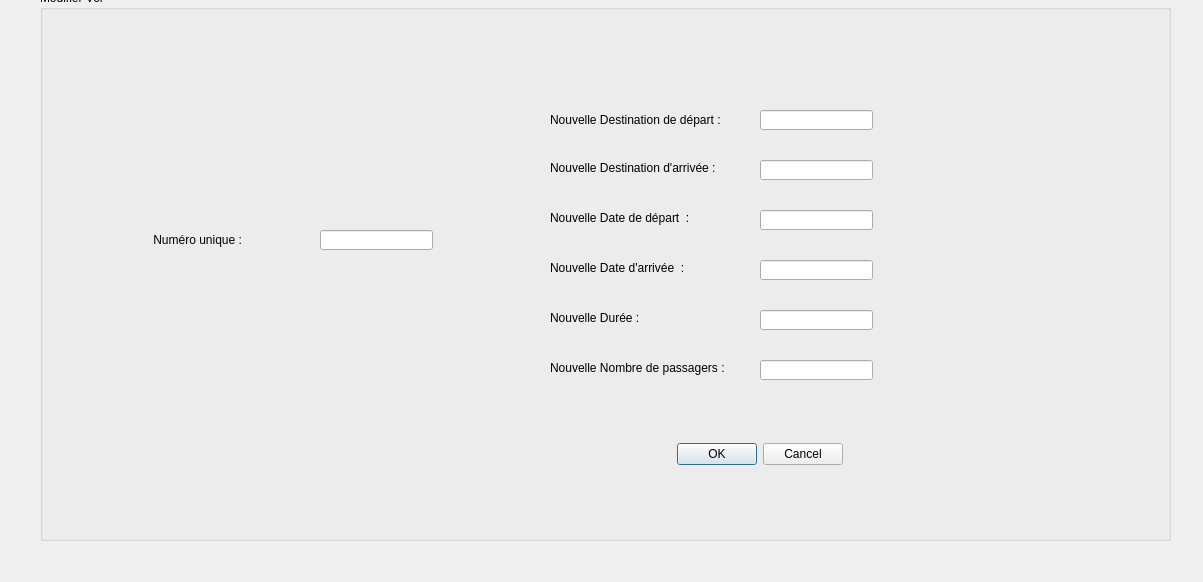
<?xml version="1.0" encoding="UTF-8"?>
<ui version="4.0">
 <class>modifier</class>
 <widget class="QDialog" name="modifier">
  <property name="geometry">
   <rect>
    <x>0</x>
    <y>0</y>
    <width>1203</width>
    <height>582</height>
   </rect>
  </property>
  <property name="windowTitle">
   <string>Dialog</string>
  </property>
  <widget class="QGroupBox" name="groupBox">
   <property name="geometry">
    <rect>
     <x>40</x>
     <y>-10</y>
     <width>1131</width>
     <height>551</height>
    </rect>
   </property>
   <property name="title">
    <string>Modifier Vol</string>
   </property>
   <widget class="QLineEdit" name="valeur1">
    <property name="geometry">
     <rect>
      <x>280</x>
      <y>240</y>
      <width>113</width>
      <height>20</height>
     </rect>
    </property>
    <property name="inputMask">
     <string/>
    </property>
    <property name="maxLength">
     <number>32767</number>
    </property>
   </widget>
   <widget class="QDialogButtonBox" name="validation">
    <property name="geometry">
     <rect>
      <x>610</x>
      <y>450</y>
      <width>193</width>
      <height>28</height>
     </rect>
    </property>
    <property name="standardButtons">
     <set>QDialogButtonBox::Cancel|QDialogButtonBox::Ok</set>
    </property>
   </widget>
   <widget class="QLabel" name="numunique">
    <property name="geometry">
     <rect>
      <x>110</x>
      <y>240</y>
      <width>141</width>
      <height>20</height>
     </rect>
    </property>
    <property name="text">
     <string> Numéro unique :</string>
    </property>
   </widget>
   <widget class="QLineEdit" name="valeur6_2">
    <property name="geometry">
     <rect>
      <x>720</x>
      <y>320</y>
      <width>113</width>
      <height>20</height>
     </rect>
    </property>
    <property name="inputMask">
     <string/>
    </property>
    <property name="maxLength">
     <number>32767</number>
    </property>
   </widget>
   <widget class="QLabel" name="datedarrive_2">
    <property name="geometry">
     <rect>
      <x>510</x>
      <y>270</y>
      <width>161</width>
      <height>16</height>
     </rect>
    </property>
    <property name="text">
     <string>Nouvelle Date d'arrivée  : </string>
    </property>
   </widget>
   <widget class="QLabel" name="datedepart_2">
    <property name="geometry">
     <rect>
      <x>510</x>
      <y>220</y>
      <width>171</width>
      <height>16</height>
     </rect>
    </property>
    <property name="text">
     <string>Nouvelle Date de départ  : </string>
    </property>
   </widget>
   <widget class="QLabel" name="destdepart_2">
    <property name="geometry">
     <rect>
      <x>510</x>
      <y>120</y>
      <width>191</width>
      <height>20</height>
     </rect>
    </property>
    <property name="text">
     <string>Nouvelle Destination de départ : </string>
    </property>
   </widget>
   <widget class="QLabel" name="duree_2">
    <property name="geometry">
     <rect>
      <x>510</x>
      <y>320</y>
      <width>141</width>
      <height>16</height>
     </rect>
    </property>
    <property name="text">
     <string>Nouvelle Durée :</string>
    </property>
   </widget>
   <widget class="QLineEdit" name="valeur3_2">
    <property name="geometry">
     <rect>
      <x>720</x>
      <y>170</y>
      <width>113</width>
      <height>20</height>
     </rect>
    </property>
    <property name="inputMask">
     <string/>
    </property>
    <property name="maxLength">
     <number>32767</number>
    </property>
   </widget>
   <widget class="QLabel" name="destarrive_2">
    <property name="geometry">
     <rect>
      <x>510</x>
      <y>170</y>
      <width>191</width>
      <height>16</height>
     </rect>
    </property>
    <property name="text">
     <string>Nouvelle Destination d'arrivée : </string>
    </property>
   </widget>
   <widget class="QLineEdit" name="valeur5_2">
    <property name="geometry">
     <rect>
      <x>720</x>
      <y>270</y>
      <width>113</width>
      <height>20</height>
     </rect>
    </property>
    <property name="inputMask">
     <string/>
    </property>
    <property name="maxLength">
     <number>32767</number>
    </property>
   </widget>
   <widget class="QLineEdit" name="valeur4_2">
    <property name="geometry">
     <rect>
      <x>720</x>
      <y>220</y>
      <width>113</width>
      <height>20</height>
     </rect>
    </property>
    <property name="inputMask">
     <string/>
    </property>
    <property name="maxLength">
     <number>32767</number>
    </property>
   </widget>
   <widget class="QLineEdit" name="valeur2_2">
    <property name="geometry">
     <rect>
      <x>720</x>
      <y>120</y>
      <width>113</width>
      <height>20</height>
     </rect>
    </property>
    <property name="inputMask">
     <string/>
    </property>
    <property name="maxLength">
     <number>32767</number>
    </property>
   </widget>
   <widget class="QLabel" name="label">
    <property name="geometry">
     <rect>
      <x>800</x>
      <y>180</y>
      <width>291</width>
      <height>231</height>
     </rect>
    </property>
    <property name="layoutDirection">
     <enum>Qt::RightToLeft</enum>
    </property>
    <property name="text">
     <string/>
    </property>
    <property name="pixmap">
     <pixmap>../vols/ressources pour app qt/238px-Plane_icon.svg.png</pixmap>
    </property>
   </widget>
   <widget class="QLineEdit" name="valeur7_2">
    <property name="geometry">
     <rect>
      <x>720</x>
      <y>370</y>
      <width>113</width>
      <height>20</height>
     </rect>
    </property>
    <property name="inputMask">
     <string/>
    </property>
    <property name="maxLength">
     <number>32767</number>
    </property>
   </widget>
   <widget class="QLabel" name="duree_3">
    <property name="geometry">
     <rect>
      <x>510</x>
      <y>370</y>
      <width>201</width>
      <height>16</height>
     </rect>
    </property>
    <property name="text">
     <string>Nouvelle Nombre de passagers :</string>
    </property>
   </widget>
  </widget>
 </widget>
 <resources/>
 <connections>
  <connection>
   <sender>validation</sender>
   <signal>clicked(QAbstractButton*)</signal>
   <receiver>modifier</receiver>
   <slot>close()</slot>
   <hints>
    <hint type="sourcelabel">
     <x>630</x>
     <y>450</y>
    </hint>
    <hint type="destinationlabel">
     <x>693</x>
     <y>563</y>
    </hint>
   </hints>
  </connection>
 </connections>
</ui>
